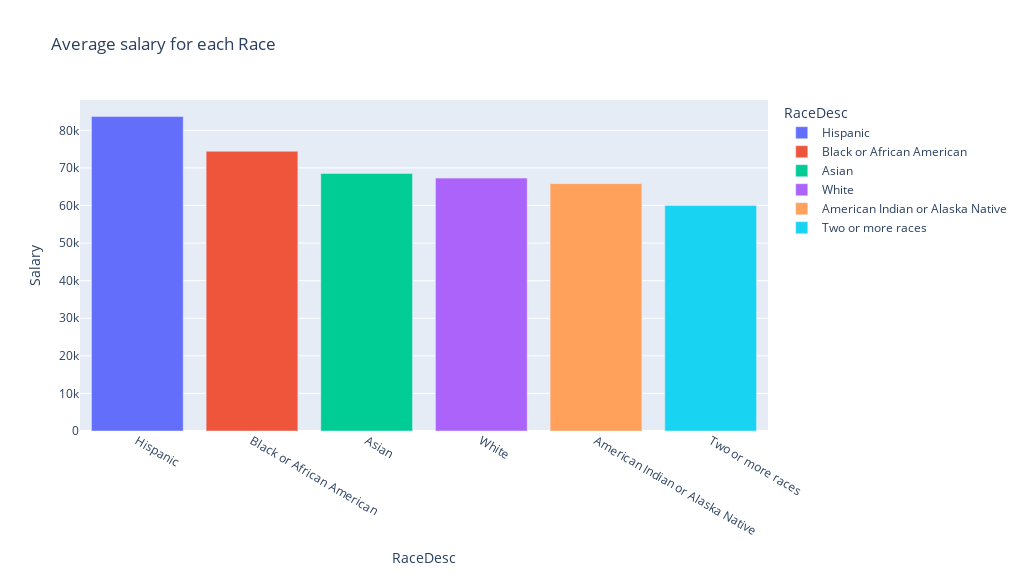

Notebook cell for this chart:
### Markdown cell above
How much do people earn according to their race?

### Code cell
#I'd like to know the average salary for each race:
grouped_df=df_days.groupby('RaceDesc')['Salary'].mean().reset_index()
grouped_df = grouped_df.sort_values('Salary', ascending=False)
fig = px.bar(grouped_df, x='RaceDesc', y="Salary", width=1024, height=576, title="Average salary for each Race", color="RaceDesc")
fig.show()

# fig = px.histogram(df_days, x='RaceDesc', y='Salary', width=1024, height=576, title="Distribution of Salary of Employees")
# #ALERT MISLEADING GRAPH!!!!!!!!!!!!!!!!
# fig.show()

### Figure 1 — Plotly figure (JSON) as saved in the notebook; plotly's stock layout.template omitted (floating-point values rounded to 4 significant figures)
{"data": [{"alignmentgroup": "True", "hovertemplate": "RaceDesc=%{x}<br>Salary=%{y}<extra></extra>", "legendgroup": "Hispanic", "marker": {"color": "#636efa", "pattern": {"shape": ""}}, "name": "Hispanic", "offsetgroup": "Hispanic", "orientation": "v", "showlegend": true, "textposition": "auto", "type": "bar", "x": ["Hispanic"], "xaxis": "x", "y": [83667], "yaxis": "y"}, {"alignmentgroup": "True", "hovertemplate": "RaceDesc=%{x}<br>Salary=%{y}<extra></extra>", "legendgroup": "Black or African American", "marker": {"color": "#EF553B", "pattern": {"shape": ""}}, "name": "Black or African American", "offsetgroup": "Black or African American", "orientation": "v", "showlegend": true, "textposition": "auto", "type": "bar", "x": ["Black or African American"], "xaxis": "x", "y": [74430.0], "yaxis": "y"}, {"alignmentgroup": "True", "hovertemplate": "RaceDesc=%{x}<br>Salary=%{y}<extra></extra>", "legendgroup": "Asian", "marker": {"color": "#00cc96", "pattern": {"shape": ""}}, "name": "Asian", "offsetgroup": "Asian", "orientation": "v", "showlegend": true, "textposition": "auto", "type": "bar", "x": ["Asian"], "xaxis": "x", "y": [68520.0], "yaxis": "y"}, {"alignmentgroup": "True", "hovertemplate": "RaceDesc=%{x}<br>Salary=%{y}<extra></extra>", "legendgroup": "White", "marker": {"color": "#ab63fa", "pattern": {"shape": ""}}, "name": "White", "offsetgroup": "White", "orientation": "v", "showlegend": true, "textposition": "auto", "type": "bar", "x": ["White"], "xaxis": "x", "y": [67290.0], "yaxis": "y"}, {"alignmentgroup": "True", "hovertemplate": "RaceDesc=%{x}<br>Salary=%{y}<extra></extra>", "legendgroup": "American Indian or Alaska Native", "marker": {"color": "#FFA15A", "pattern": {"shape": ""}}, "name": "American Indian or Alaska Native", "offsetgroup": "American Indian or Alaska Native", "orientation": "v", "showlegend": true, "textposition": "auto", "type": "bar", "x": ["American Indian or Alaska Native"], "xaxis": "x", "y": [65806], "yaxis": "y"}, {"alignmentgroup": "True", "hovertemplate": "RaceDesc=%{x}<br>Salary=%{y}<extra></extra>", "legendgroup": "Two or more races", "marker": {"color": "#19d3f3", "pattern": {"shape": ""}}, "name": "Two or more races", "offsetgroup": "Two or more races", "orientation": "v", "showlegend": true, "textposition": "auto", "type": "bar", "x": ["Two or more races"], "xaxis": "x", "y": [60000.0], "yaxis": "y"}], "layout": {"barmode": "relative", "height": 576, "legend": {"title": {"text": "RaceDesc"}, "tracegroupgap": 0}, "title": {"text": "Average salary for each Race"}, "width": 1024, "xaxis": {"anchor": "y", "categoryarray": ["Hispanic", "Black or African American", "Asian", "White", "American Indian or Alaska Native", "Two or more races"], "categoryorder": "array", "domain": [0, 1], "title": {"text": "RaceDesc"}}, "yaxis": {"anchor": "x", "domain": [0, 1], "title": {"text": "Salary"}}}}
